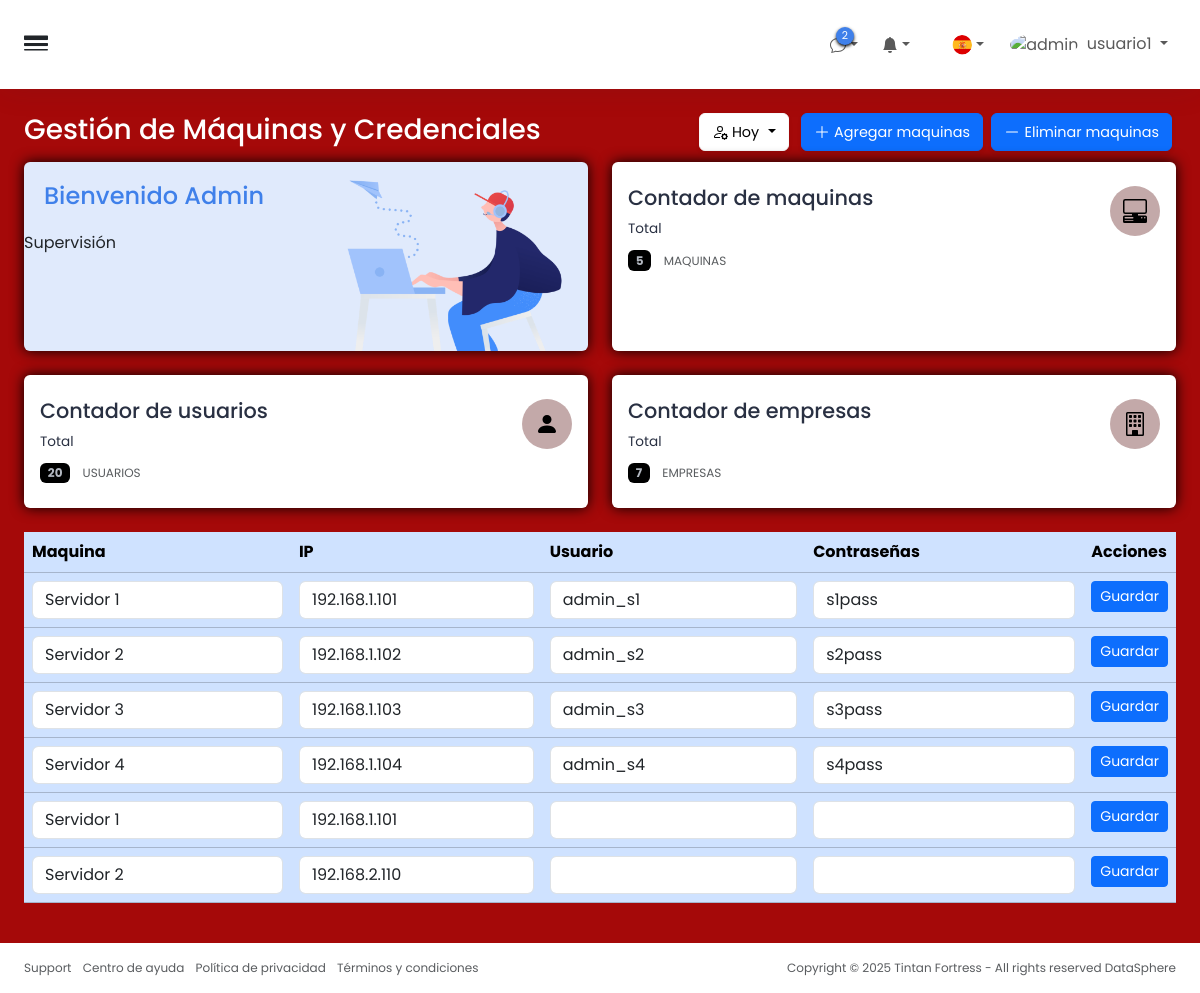
Before: /modificaciones.php (signed in) with the older database file.
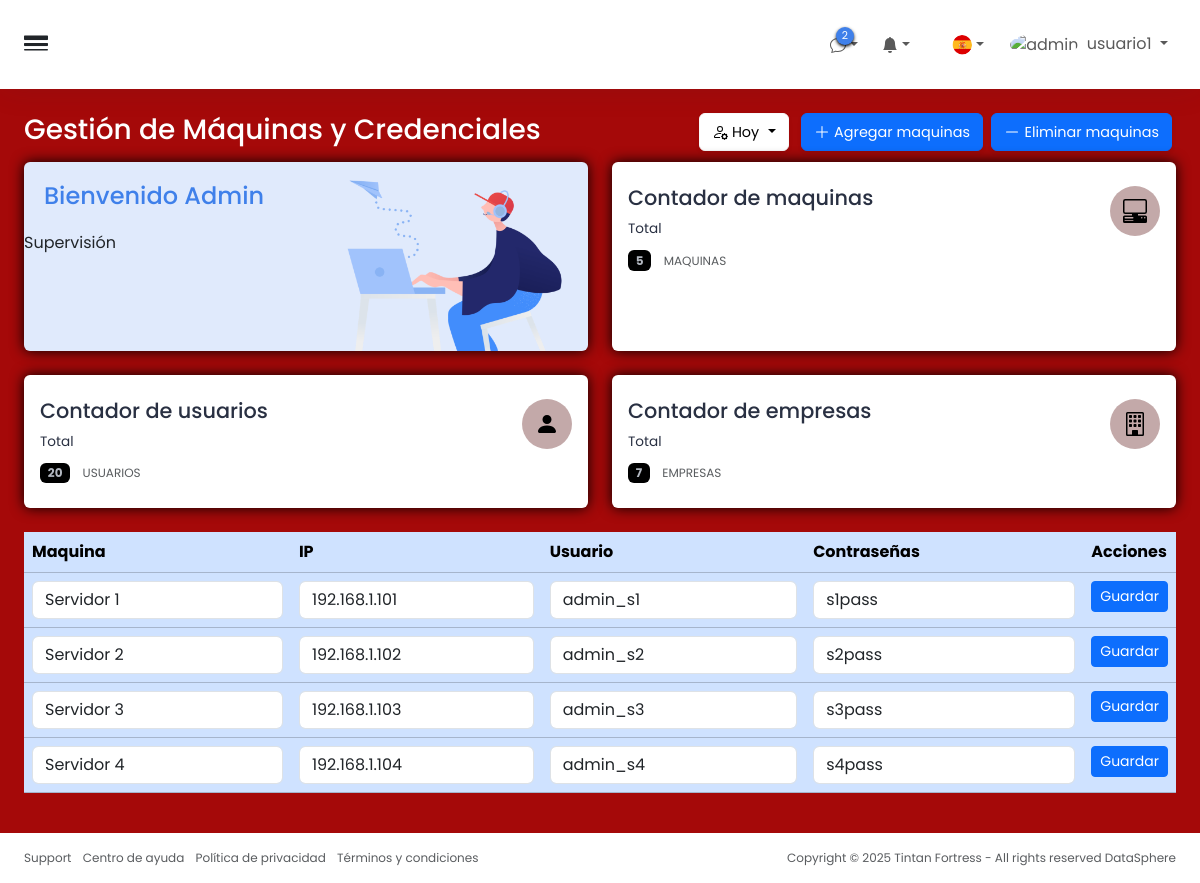
After: the same page with the newer database file.
### tables this page shows
CREATE TABLE credenciales (
    id INT AUTO_INCREMENT PRIMARY KEY,
    id_maquina INT NOT NULL,
    usuario_maquina VARCHAR(100) NOT NULL,
    contraseña TEXT NOT NULL,
    creada_en TIMESTAMP DEFAULT CURRENT_TIMESTAMP,
    FOREIGN KEY (id_maquina) REFERENCES maquinas(id) ON DELETE CASCADE
);

CREATE TABLE maquinas (
    id INT AUTO_INCREMENT PRIMARY KEY,
    nombre VARCHAR(100) NOT NULL,
    direccion_ip VARCHAR(45) NOT NULL,
    descripcion TEXT,
    creada_en TIMESTAMP DEFAULT CURRENT_TIMESTAMP
);

### modificaciones.php (the view, shortened to what the changed rows need)
<?php
try {
    include 'conexion.php';
    ?>
    <!DOCTYPE html>
    <html lang="es">
    <head>
        <link rel="stylesheet" href="css/index.css">
        <link href="https://cdn.jsdelivr.net/npm/bootstrap@5.3.6/dist/css/bootstrap.min.css" rel="stylesheet"
>
        <link rel="stylesheet" href="https://cdn.jsdelivr.net/npm/bootstrap-icons@1.13.1/font/bootstrap-icons.min.css">
    </head>
    <body>
        <div class="wrapper w-100 d-flex align-items-start justify-content-between bg-black">
            <div class="main">
                <div class="content">
                    <div class="p-0 container-fluid">
                        <table class=" table table-primary">
                            <thead>
                                <tr>
                                    <th>Maquina</th>
                                    <th>IP</th>
                                    <th>Usuario</th>
                                    <th>Contraseñas</th>
                                    <th>Acciones</th>
                                </tr>
                            </thead>
                            <tbody>
                                <?php
                                $sql = "SELECT m.id, m.nombre, m.direccion_ip, c.usuario_maquina, c.contraseña
                            FROM maquinas m
                            LEFT JOIN credenciales c ON m.id = c.id_maquina
                            ORDER BY m.id";
                                $stmt = $conn->query($sql);
                                foreach ($stmt as $row):
                                    ?>
                                    <tr>
                                        <form method="POST" action="modificaciones_maquinas.php">
                                            <td><input type="text" name="nombre" value="<?= htmlspecialchars($row['nombre']) ?>"
                                                    class="form-control" /></td>
                                            <td><input type="text" name="direccion_ip"
                                                    value="<?= htmlspecialchars($row['direccion_ip']) ?>"
                                                    class="form-control" /></td>
                                            <td><input type="text" name="usuario_maquina"
                                                    value="<?= htmlspecialchars($row['usuario_maquina']) ?>"
                                                    class="form-control" /></td>
                                            <td><input type="text" name="contraseña"
                                                    value="<?= htmlspecialchars($row['contraseña']) ?>" class="form-control" />
                                            </td>
                                            <td>
                                                <button class="btn btn-sm btn-primary">Guardar</button>
                                            </td>
                                        </form>
                                    </tr>
                                <?php endforeach; ?>
                            </tbody>
                        </table>
                    </div>
                </div>
            </div>
        </div>
    </body>
    </html>
    <?php
} catch (PDOException $e) {
    die("Error en la conexión a la base de datos: " . $e->getMessage());
}
?>

Changed rows visible on the page:
removed maquinas: nombre "Servidor 1", direccion_ip "192.168.1.101"
removed maquinas: nombre "Servidor 2", direccion_ip "192.168.2.110"
